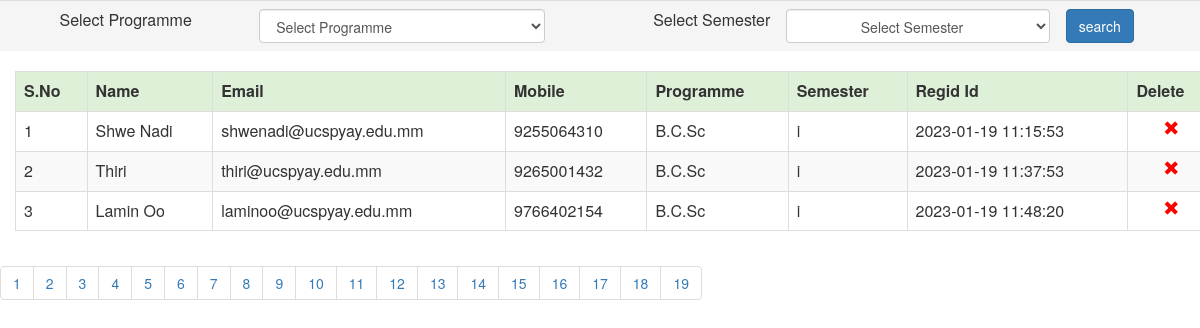
The page /admin/managestudendtest.php on the database its author committed.
### tables this page shows
CREATE TABLE `user` (
  `id` int(11) NOT NULL,
  `name` char(40) NOT NULL,
  `email` varchar(40) NOT NULL,
  `pass` varchar(40) NOT NULL,
  `mobile` bigint(11) NOT NULL,
  `programme` varchar(20) NOT NULL,
  `Class` varchar(20) NOT NULL,
  `class_name` varchar(20) NOT NULL,
  `semester` varchar(10) NOT NULL,
  `gender` varchar(40) NOT NULL,
  `hobbies` varchar(40) NOT NULL,
  `Language` varchar(40) NOT NULL,
  `image` varchar(50) NOT NULL,
  `dob` date NOT NULL,
  `regid` varchar(20) NOT NULL
);

### admin/managestudendtest.php (the view, shortened to what this page needs)
<?php
include('../dbconfig.php');
 extract($_POST);
?>
<html>
<head>
    <link rel="stylesheet" href="https://maxcdn.bootstrapcdn.com/bootstrap/3.3.7/css/bootstrap.min.css">
</head>
<body>
<form method="post" >
<table class="table table-hover">
<tr>
	<td style="text-align: center;">Select Programme</td>
    <td>
        <select name="pro"  class="form-control">
          <option value="Select Programme">Select Programme</option>
        </select>
    </td>
<td style="text-align: right;">Select Semester</td>
<td>
<select name="sem" class="form-control">
<option style="text-align: center;" value="Select Semester">Select Semester</option>
</select>
</td>
<td><input name="search" type="submit" value="search" class="btn btn-primary"/>
</td>
</tr>
</table>
</form>
<?php
if (isset($_GET['pageno'])) {
            $pageno = $_GET['pageno'];
        } else {
            $pageno = 1;
        }
        $no_of_records_per_page = 3;
        $offset = ($pageno-1) * $no_of_records_per_page;
        $total_pages_sql = "SELECT COUNT(*) FROM user";
        $result = mysqli_query($conn,$total_pages_sql);
        $total_rows = mysqli_fetch_array($result)[0];
        $total_pages = ceil($total_rows / $no_of_records_per_page);
        $sql = "SELECT * FROM user LIMIT $offset, $no_of_records_per_page";
        $res_data = mysqli_query($conn,$sql);
	echo "<table class='table table-responsive table-bordered table-striped table-hover' style=margin:15px;>";
	echo "<tr class='success'>";
	echo "<th>S.No</th>";
	echo "<th>Name</th>";
	echo "<th>Email</th>";
	echo "<th>Mobile</th>";
	echo "<th>Programme</th>";
	echo "<th>Semester</th>";
	echo "<th>Regid Id</th>";
	echo "<th>Delete</th>";
	echo "</tr>";
	$i=1;
	 while($row = mysqli_fetch_array($res_data)){
		echo "<tr>";
		echo "<td>".$i."</td>";
		echo "<td>".$row['name']."</td>";
		echo "<td>".$row['email']."</td>";
		echo "<td>".$row['mobile']."</td>";
		echo "<td>".$row['programme']."</td>";
		echo "<td>".$row['semester']."</td>";
		echo "<td>".$row['regid']."</td>";
		echo "<td class='text-center'><a href='#' onclick='deletes($row[id])'><span class='glyphicon glyphicon-remove' style=color:red;></span></a></td>";
		echo "</tr>";
		$i++;
	}
?>
</table>
  <?php
    $pagLink = "<ul class='pagination'>";
          for ($i=1; $i<=$total_pages; $i++) {
       $pagLink .= "<li class='page-item'><a class='page-link' href='?pageno=".$i."'>".$i."</a></li>";
}
echo $pagLink . "</ul>";
?>
   </body>
</html>

### rows shown on the page
user: name "Shwe Nadi", email "shwenadi@ucspyay.edu.mm", mobile "9255064310", programme "B.C.Sc", semester "i", regid "2023-01-19 11:15:53"
user: name "Thiri", email "thiri@ucspyay.edu.mm", mobile "9265001432", programme "B.C.Sc", semester "i", regid "2023-01-19 11:37:53"
user: name "Lamin Oo", email "laminoo@ucspyay.edu.mm", mobile "9766402154", programme "B.C.Sc", semester "i", regid "2023-01-19 11:48:20"
